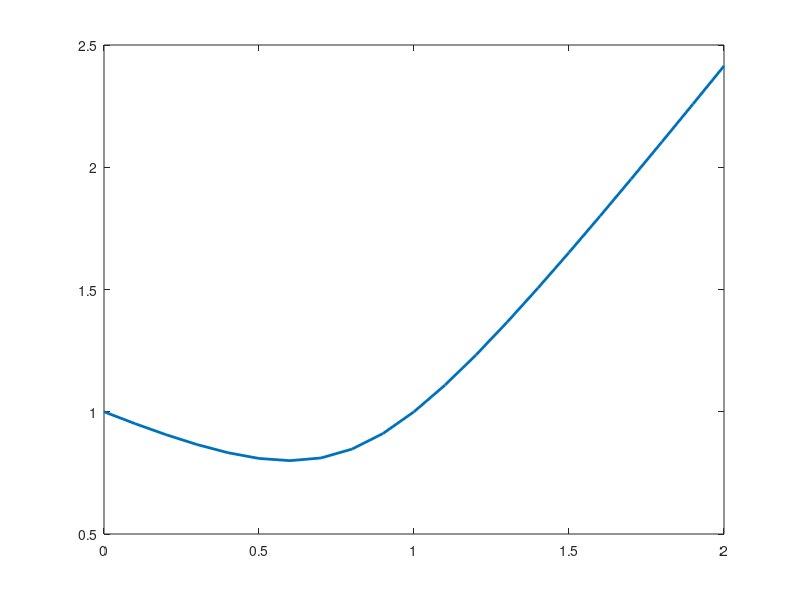

This figure's MATLAB source: (Note: this script raises an error after producing the figure.)
%% Exercise 7: Matrix Norm Minimization
clear; close all; clc;

%% Given Data
J = [1 0; 1 1];
Q = eye(2);
alpha = 0:0.1:2;

% Preallocate result array for efficiency
results = zeros(size(alpha));

%% Calculation
for i = 1:length(alpha)
    % Store the Frobenius norm (or default 2-norm) for each alpha
    results(i) = norm(Q - alpha(i) * J);
end

%% plot
fig = figure('Color', 'w');
plot(alpha, results, 'LineWidth', 2, 'Color', [0 0.447 0.741]); hold on;
yline(1, 'k--', 'LineWidth', 2);
grid on;
xlabel('\alpha', 'Interpreter', 'latex', 'FontSize', 12);
ylabel('||Q - \alpha J||', 'Interpreter','latex' ,'FontSize', 12);

if ~exist('Figures', 'dir'), mkdir('Figures'); end
exportgraphics(fig, "Figures/plot_7p2.pdf", "ContentType", "vector")
